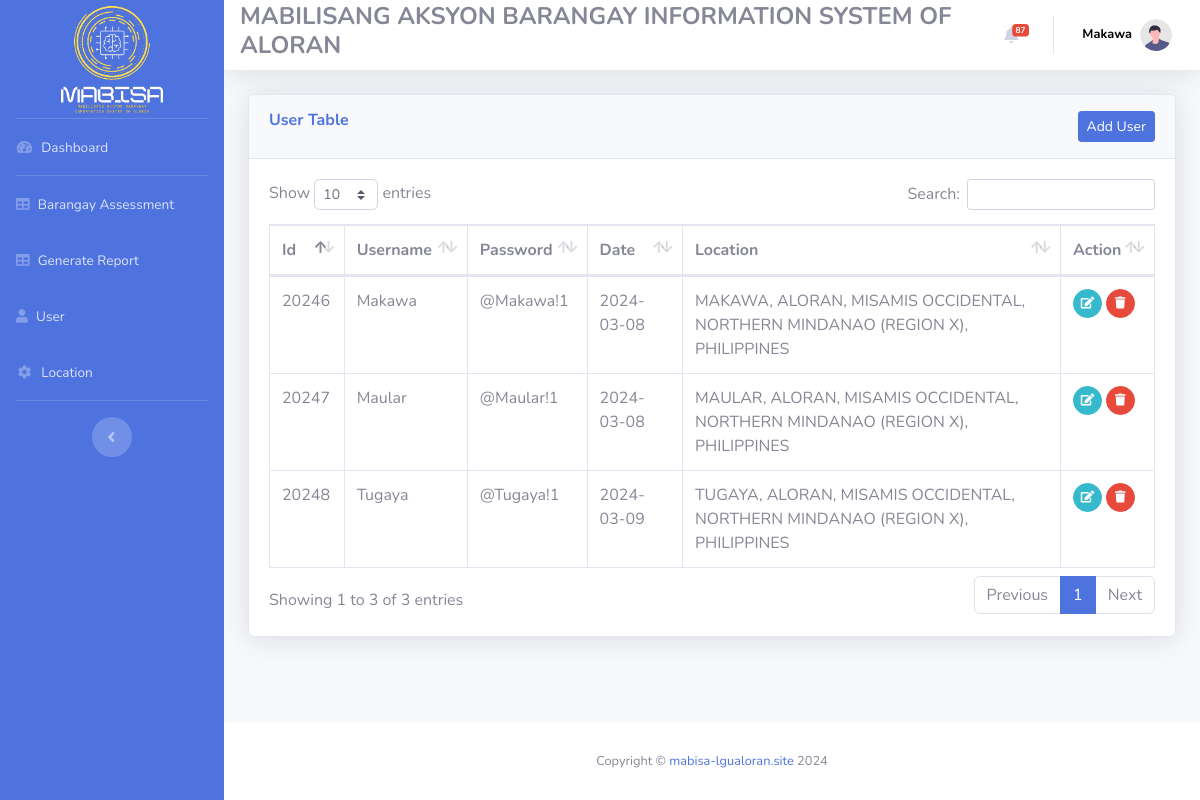
The page /Admin/user.php (signed in) on the database its author committed.
### tables this page shows
CREATE TABLE `account` (
  `keyctr` int(11) NOT NULL,
  `id` text DEFAULT NULL,
  `username` text DEFAULT NULL,
  `password` text DEFAULT NULL,
  `date` date DEFAULT NULL,
  `time` time DEFAULT NULL,
  `year` year(4) DEFAULT NULL,
  `date_expired` date DEFAULT NULL,
  `account_type` text DEFAULT NULL,
  `country_code` text DEFAULT NULL,
  `region_code` text DEFAULT NULL,
  `province_code` text DEFAULT NULL,
  `city_code` text DEFAULT NULL,
  `barangay_code` text DEFAULT NULL,
  `email` text DEFAULT NULL,
  `token` text DEFAULT NULL,
  `verify` tinyint(1) DEFAULT 0,
  `mobile` text DEFAULT NULL
);

CREATE TABLE `barangay` (
  `keyctr` int(11) NOT NULL,
  `city_code` text DEFAULT NULL,
  `barangay_code` text DEFAULT NULL,
  `barangay_name` text DEFAULT NULL
);

CREATE TABLE `city` (
  `keyctr` int(11) NOT NULL,
  `province_code` text DEFAULT NULL,
  `city_code` text DEFAULT NULL,
  `city_name` text DEFAULT NULL
);

CREATE TABLE `province` (
  `keyctr` int(11) NOT NULL,
  `region_code` text DEFAULT NULL,
  `province_code` text DEFAULT NULL,
  `province_name` text DEFAULT NULL
);

CREATE TABLE `region` (
  `keyctr` int(11) NOT NULL,
  `country_code` text DEFAULT NULL,
  `region_code` text DEFAULT NULL,
  `region_name` text DEFAULT NULL
);

CREATE TABLE `country` (
  `keyctr` int(11) NOT NULL,
  `country_code` text DEFAULT NULL,
  `country_name` text DEFAULT NULL
);

### Admin/user.php (the view, shortened to what this page needs)
<?php
    require_once '../actions/dbconn.php';
    $dbconn = new PDO("mysql:host=$host;dbname=$dbname", $username, $password);
    $dbconn->setAttribute( PDO::ATTR_ERRMODE, PDO::ERRMODE_EXCEPTION);
    $dbconn->setAttribute(PDO::ATTR_EMULATE_PREPARES, false);
 ?>
<!DOCTYPE html>
<html lang="en">
<head>
    <?php include '../lib/top.php' ?>
</head>
<body id="page-top">
    <div id="wrapper">
        <?php include 'sidebar.php' ?>
        <div id="content-wrapper" class="d-flex flex-column">
            <div id="content">
                <?php include 'topbar.php'; ?>
                <div class="container-fluid">
                    <div class="card shadow mb-4">
                        <div class="card-header py-3">
                            <div style="float: left;">
                                <h6 class="m-0 font-weight-bold text-primary">User Table</h6>
                            </div>
                            <div style="float: right;">
                                <button class="btn btn-sm btn-primary" data-toggle="modal" data-target="#addLocation">Add User</button>
                            </div>
                        </div>
                        <div class="card-body" id="viewLocation">
                            <div class="table-responsive">
                                <table class="table table-bordered" id="user_dataTable" width="100%" cellspacing="0">
                                    <?php
                                      $stmt = $dbconn->prepare("SELECT COUNT(*) FROM account where account_type!=00");
                                      $stmt->execute();
                                      $count = $stmt->fetchColumn();
                                      if ($count != 0) {
                                   ?>
                                    <thead>
                                        <tr>
                                            <th>Id</th>
                                            <th>Username</th>
                                            <th>Password</th>
                                            <th>Date</th>
                                            <th>Location</th>
                                            <th>Action</th>
                                        </tr>
                                    </thead>
                                    <tbody>
                                        <?php
                                        $query = $dbconn->prepare("SELECT a.id,a.username,a.password,a.date,a.account_type,b.country_name,c.region_name,d.province_name,e.city_name,f.barangay_name FROM account as a inner join country as b on a.country_code=b.country_code inner join region as c on a.region_code=c.region_code inner join province as d on a.province_code=d.province_code inner join city as e on a.city_code=e.city_code inner join barangay as f on a.barangay_code=f.barangay_code where a.account_type!=00");
                                        $query->execute();
                                        while($row = $query->fetch(PDO::FETCH_ASSOC)) {
                                       ?>
                                        <tr>
                                            <td><?php echo $row['id'] ?></td>
                                            <td><?php echo $row['username'] ?></td>
                                            <td><?php echo $row['password'] ?></td>
                                            <td><?php echo $row['date'] ?></td>
                                            <td><?php echo $row['barangay_name'].', '.$row['city_name'].', '.$row['province_name'].', '.$row['region_name'].', '.$row['country_name'] ?></td>
                                            <td>
                                                <a href="#" class="btn btn-sm btn-info btn-circle" onclick="edit_user('<?php echo $row['id'] ?>')" data-toggle="modal" data-target="#editUser">
                                                  <i class="fas fa-edit"></i>
                                              </a>
                                              <a href="#" class="btn btn-sm btn-danger btn-circle" onclick="delete_user('<?php echo $row['id'] ?>')">
                                                  <i class="fas fa-trash"></i>
                                              </a>
                                            </td>
                                        </tr>
                                        <?php } ?>
                                    </tbody>
                                    <?php } ?>
                                </table>
                            </div>
                        </div>
                    </div>
                </div>
            </div>
            <?php include '../lib/footer.php' ?>
        </div>
    </div>
</body>
</html>

### rows shown on the page
account: id "20246", username "Makawa", password "@Makawa!1", date "2024-03-08", barangay.barangay_name "MAKAWA", city.city_name "ALORAN", province.province_name "MISAMIS OCCIDENTAL", region.region_name "NORTHERN MINDANAO (REGION X)", country.country_name "PHILIPPINES"
account: id "20247", username "Maular", password "@Maular!1", date "2024-03-08", barangay.barangay_name "MAULAR", city.city_name "ALORAN", province.province_name "MISAMIS OCCIDENTAL", region.region_name "NORTHERN MINDANAO (REGION X)", country.country_name "PHILIPPINES"
account: id "20248", username "Tugaya", password "@Tugaya!1", date "2024-03-09", barangay.barangay_name "TUGAYA", city.city_name "ALORAN", province.province_name "MISAMIS OCCIDENTAL", region.region_name "NORTHERN MINDANAO (REGION X)", country.country_name "PHILIPPINES"

### other values the page prints
$count_noti "87"
$_SESSION['username'] "Makawa"
